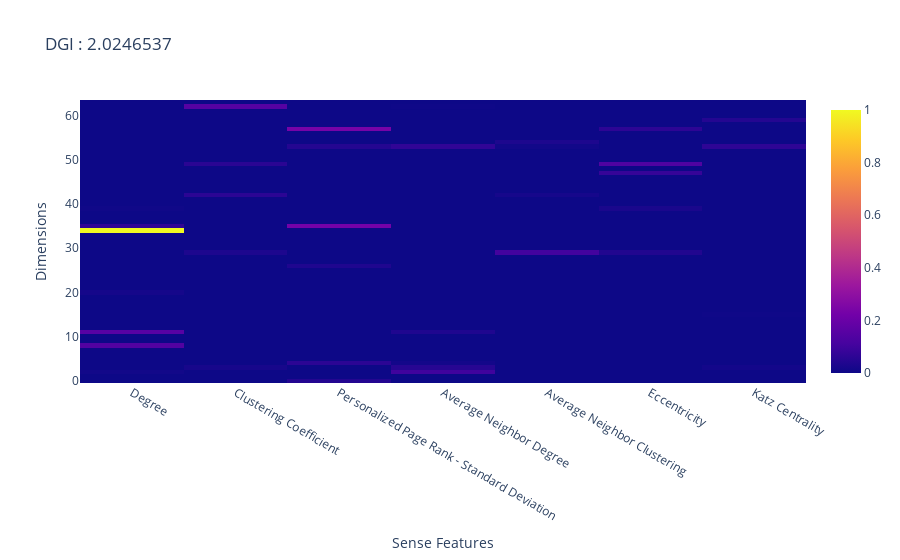
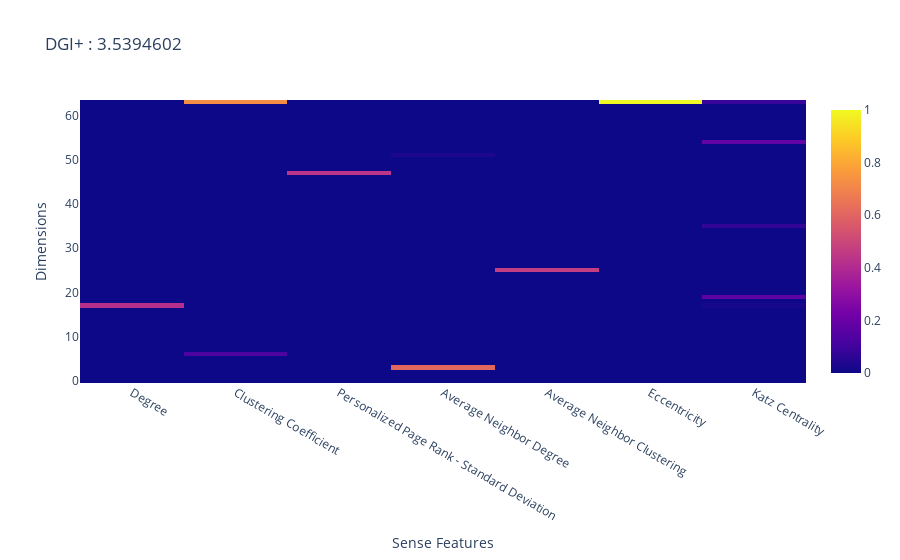

These figures' notebook cell, in order:
### Code cell
fig = go.Figure()
fig.add_trace(go.Heatmap(z = explain_og,
                         x = list(sense_feat_dict), 
                         ))
fig.update_layout(title_text = 'DGI : ' + str(np.linalg.norm(explain_og, ord = 'nuc')), 
                  xaxis_title_text = 'Sense Features', 
                  yaxis_title_text = 'Dimensions')

fig.show()

fig = go.Figure()
fig.add_trace(go.Heatmap(z = explain_plus,
                         x = list(sense_feat_dict), 
                         ))
fig.update_layout(title_text = 'DGI+ : ' + str(np.linalg.norm(explain_plus, ord = 'nuc')), 
                  xaxis_title_text = 'Sense Features', 
                  yaxis_title_text = 'Dimensions')

fig.show()

### Figure 1 — Plotly figure (JSON) as saved in the notebook; plotly's stock layout.template omitted (floating-point values rounded to 4 significant figures; data arrays with more than 128 entries replaced by an {"elided": "..."} marker saying what was removed)
{"data": [{"type": "heatmap", "x": ["Degree", "Clustering Coefficient", "Personalized Page Rank - Standard Deviation", "Average Neighbor Degree", "Average Neighbor Clustering", "Eccentricity", "Katz Centrality"], "z": {"elided": "64x7 float values"}}], "layout": {"title": {"text": "DGI : 2.0246537"}, "xaxis": {"title": {"text": "Sense Features"}}, "yaxis": {"title": {"text": "Dimensions"}}}}

### Figure 2 — Plotly figure (JSON) as saved in the notebook; plotly's stock layout.template omitted (floating-point values rounded to 4 significant figures; data arrays with more than 128 entries replaced by an {"elided": "..."} marker saying what was removed)
{"data": [{"type": "heatmap", "x": ["Degree", "Clustering Coefficient", "Personalized Page Rank - Standard Deviation", "Average Neighbor Degree", "Average Neighbor Clustering", "Eccentricity", "Katz Centrality"], "z": {"elided": "64x7 float values"}}], "layout": {"title": {"text": "DGI+ : 3.5394602"}, "xaxis": {"title": {"text": "Sense Features"}}, "yaxis": {"title": {"text": "Dimensions"}}}}
